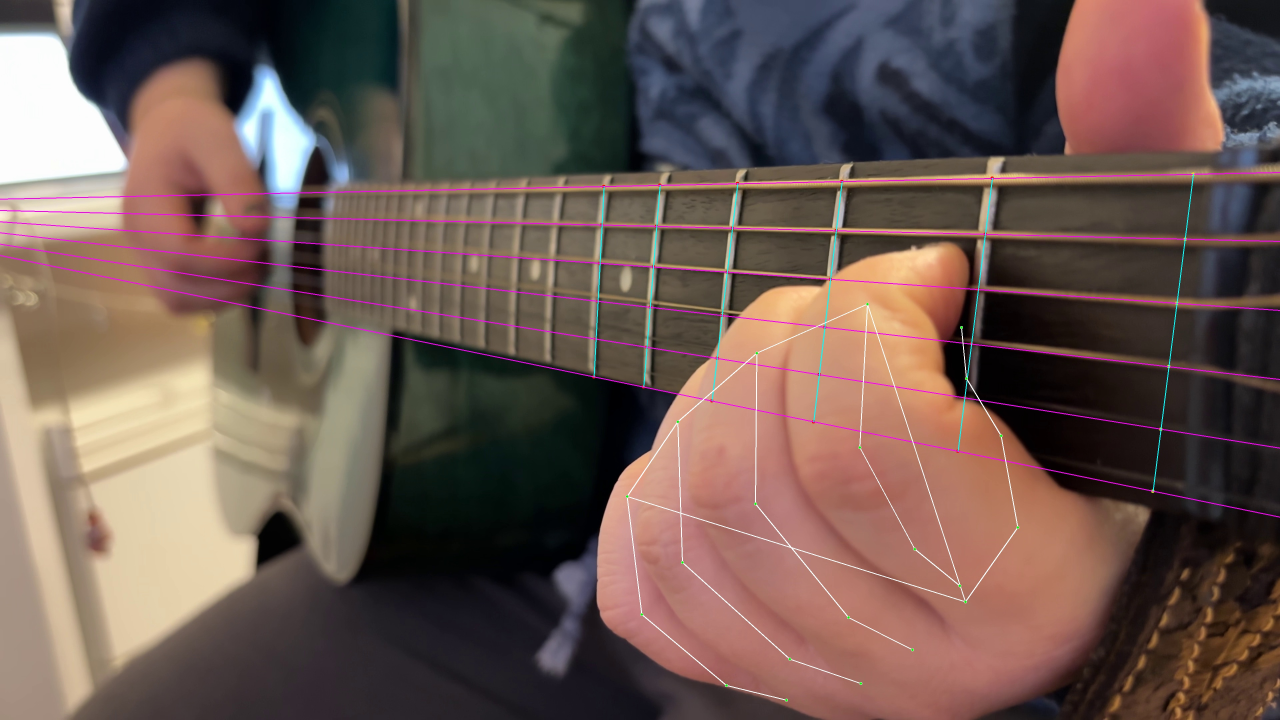
#> input picture data/extracted_features/visualizations/A_01_seg1_A.jpg, 3840 x 2160 px, found by its file name (shown at 1/3 size)
$ jupyter execute --allow-errors 02_feature_exraction.ipynb
#> lines starting #> are read from the running program, lines starting #| are printed output that depends on the picture
# Step 1: Restoration and Edge Map

[cell 1]
import cv2
import matplotlib.pyplot as plt
import os

# 1. Define the path to one of the processed frames from Day 1
# Make sure the filename matches exactly what is in your processed_frames folder!
processed_frame_path = "../data/processed_frames/A_01_seg1_A.jpg"

if not os.path.exists(processed_frame_path):
    print(f"Error: The file {processed_frame_path} does not exist. Check the name!")
else:
    # 2. Load the pre-processed image (it's already grayscale, equalized, and blurred)
    # We use cv2.IMREAD_GRAYSCALE to ensure it's loaded as a single-channel image
    processed_image = cv2.imread(processed_frame_path, cv2.IMREAD_GRAYSCALE)
#> processed_image: shape (2160, 3840); min 0, max 255, mean 94.5

    # 3. Apply Canny Edge Detection using our validated thresholds (30, 90)
    LOWER_THRESH = 30
    UPPER_THRESH = 90
    edges = cv2.Canny(processed_image, LOWER_THRESH, UPPER_THRESH)
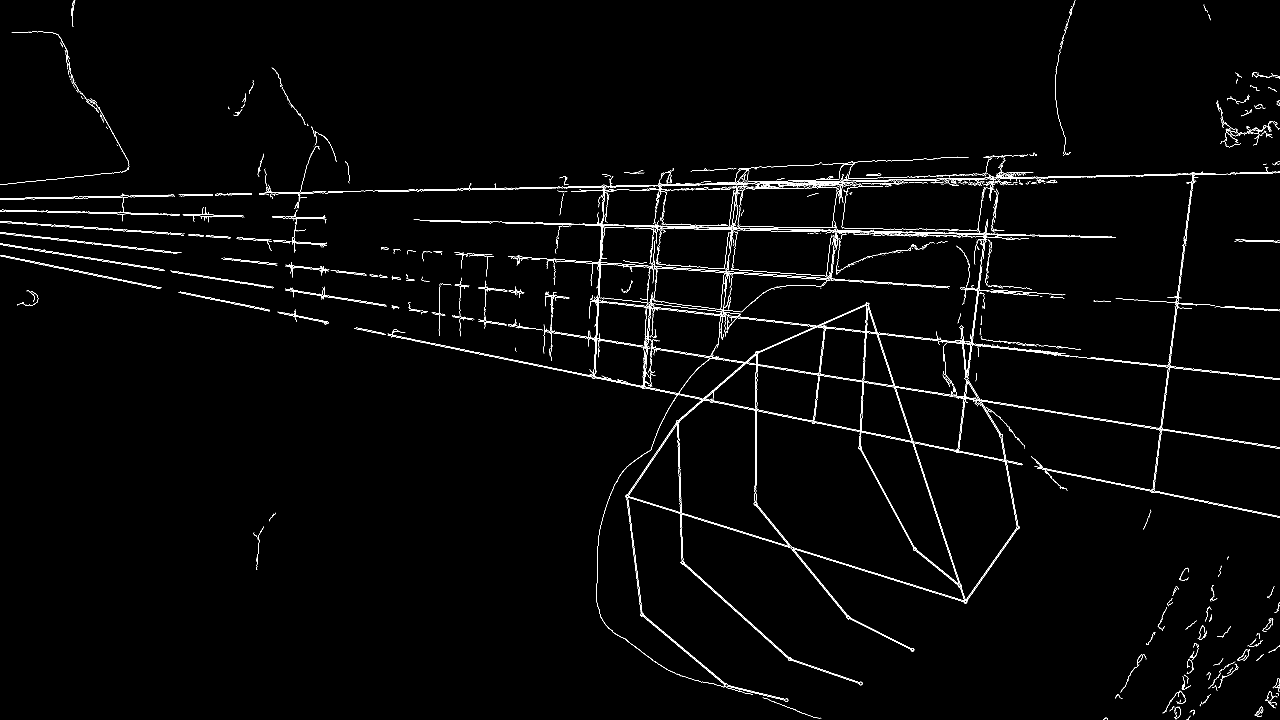
#> edges: shape (2160, 3840) (shown at 1/3 size); 1.2% white in thin lines or dots

    # 4. Display the result to confirm everything is working
    plt.figure(figsize=(12, 7))
    plt.imshow(edges, cmap='gray')
    plt.title(f'Step 1: Canny Edge Map (L:{LOWER_THRESH}, U:{UPPER_THRESH})')
    plt.axis('off')
    plt.show()

    print("--- Step 1 Successful: Edge map generated! ---")

# Step 2: MediaPipe landmarks

## First attempt [X]

[cell 2]
import cv2
import mediapipe as mp
import matplotlib.pyplot as plt

# 1. Initialize MediaPipe Hands
mp_hands = mp.solutions.hands
mp_drawing = mp.solutions.drawing_utils
mp_drawing_styles = mp.solutions.drawing_styles

# Initialize the Hands model with lower strictness and higher complexity
#> (the rest of this cell did not finish here and is left out)

## Second attempt (cropping)

[cell 3]
import cv2
import mediapipe as mp
import matplotlib.pyplot as plt

mp_hands = mp.solutions.hands
mp_drawing = mp.solutions.drawing_utils

#> (the rest of this cell did not finish here and is left out)

# Step 3: Isolating Region of Interest

[cell 4]
import numpy as np
import cv2
import matplotlib.pyplot as plt

# 1. Retrieve the original Canny image (from Step 1) and crop it
# exactly as we did with the color image, so they match perfectly.
height, width = edges.shape
#> height = 2160; width = 3840
edges_cropped = edges[:, int(width * 0.40):].copy()
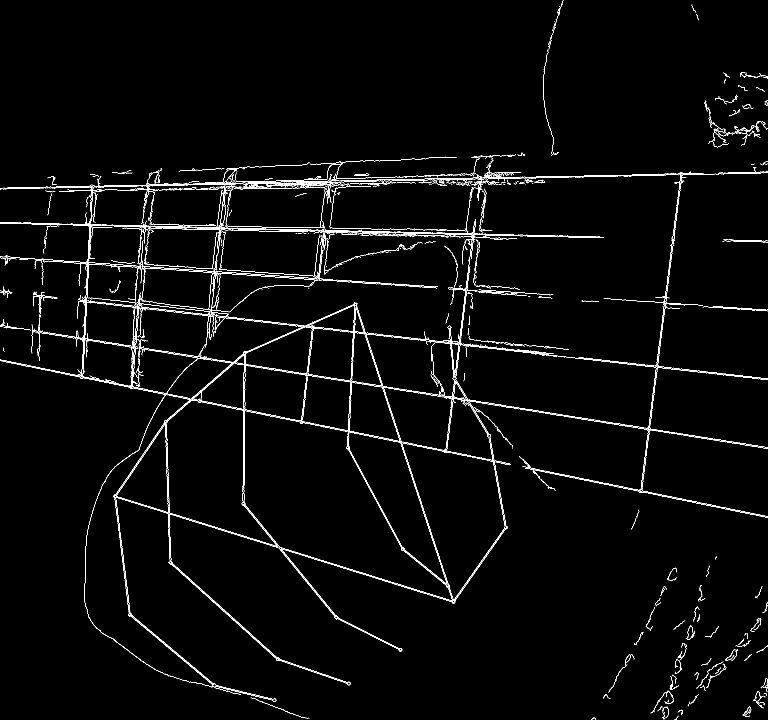
#> edges_cropped: shape (2160, 2304) (shown at 1/3 size); 1.6% white in thin lines or dots

# Ensure MediaPipe found the landmarks in the previous step
#> (the rest of this cell did not finish here and is left out)

## ROI second attempt

[cell 5]
import numpy as np
import cv2
import matplotlib.pyplot as plt

# 1. We start from a fresh copy of the FULL original Canny map (from Step 1)
# We do NOT crop it this time, we want to keep the beautiful strings on the left!
full_edges_masked = edges.copy()
height, width = full_edges_masked.shape

# This is the offset we used to crop the image for MediaPipe in Step 2
crop_offset_x = int(width * 0.40)
#> crop_offset_x = 1536

#> (the rest of this cell did not finish here and is left out)

[cell 6]
import numpy as np
import cv2
import matplotlib.pyplot as plt

# 1. Start with a fresh copy of the FULL Canny image from Step 1
# This ensures we have ALL the strings back
full_edges_refined = edges.copy()
height, width = full_edges_refined.shape

# 2. This must match the offset you used in Step 2 (40% of width)
crop_offset_x = int(width * 0.40)
cropped_width = width - crop_offset_x
#> cropped_width = 2304

#> (the rest of this cell did not finish here and is left out)

# Step 4: Probabilistic Hough Transform

[cell 7]
import cv2
import numpy as np
import matplotlib.pyplot as plt

# 1. Create a color copy of our masked Canny image to draw colored lines on it
# (Since the original is grayscale/binary, we need 3 channels for RGB colors)
hough_img = cv2.cvtColor(full_edges_masked, cv2.COLOR_GRAY2BGR)
#> hough_img: shape (2160, 3840, 3); 1.2% white in thin lines or dots

# 2. Apply Probabilistic Hough Transform
# Parameters to tweak if it fails:
# - threshold: minimum number of votes (intersections) to be considered a line
# - minLineLength: minimum length of a line segment (pixels)
# - maxLineGap: maximum allowed gap between points on the same line to link them! (The "bridge")
lines = cv2.HoughLinesP(
    full_edges_masked,
    rho=1,
    theta=np.pi/180,
    threshold=40,
    minLineLength=60,
    maxLineGap=25
)
#> lines = 701 rows, first 6: [1534, 773, 2509, 841], [1975, 1046, 3839, 1342], [1632, 994, 3622, 1310], [550, 584, 631, 583], [1525, 768, 2848, 860], [902, 875, 1196, 921]

strings_count = 0
frets_count = 0

if lines is not None:
    for line in lines:
        x1, y1, x2, y2 = line[0]

        # 3. Calculate the angle of the line to classify it as String (Horizontal) or Fret (Vertical)
        # We avoid division by zero using a small epsilon
        angle = np.abs(np.degrees(np.arctan2(y2 - y1, x2 - x1 + 1e-6)))

        # If the line is mostly horizontal (angle close to 0 or 180) -> STRING
        if angle < 15 or angle > 165:
            cv2.line(hough_img, (x1, y1), (x2, y2), (255, 0, 0), 2) # RED for strings
            strings_count += 1

        # If the line is mostly vertical (angle close to 90) -> FRET
        elif 75 < angle < 105:
            cv2.line(hough_img, (x1, y1), (x2, y2), (0, 0, 255), 2) # BLUE for frets
            frets_count += 1
#> this loop made 701 passes
#> (x1, y1, x2, y2, angle) on passes 1 to 12: (1534, 773, 2509, 841, 3.99), (1975, 1046, 3839, 1342, 9.02), (1632, 994, 3622, 1310, 9.02), (550, 584, 631, 583, 0.707), (1525, 768, 2848, 860, 3.98), (902, 875, 1196, 921, 8.89), (177, 759, 821, 861, 9), (2, 663, 980, 731, 3.98), (794, 581, 1028, 577, 0.979), (2129, 1074, 3839, 1345, 9.01), (1083, 572, 1703, 561, 1.02), (1371, 569, 1881, 560, 1.01)
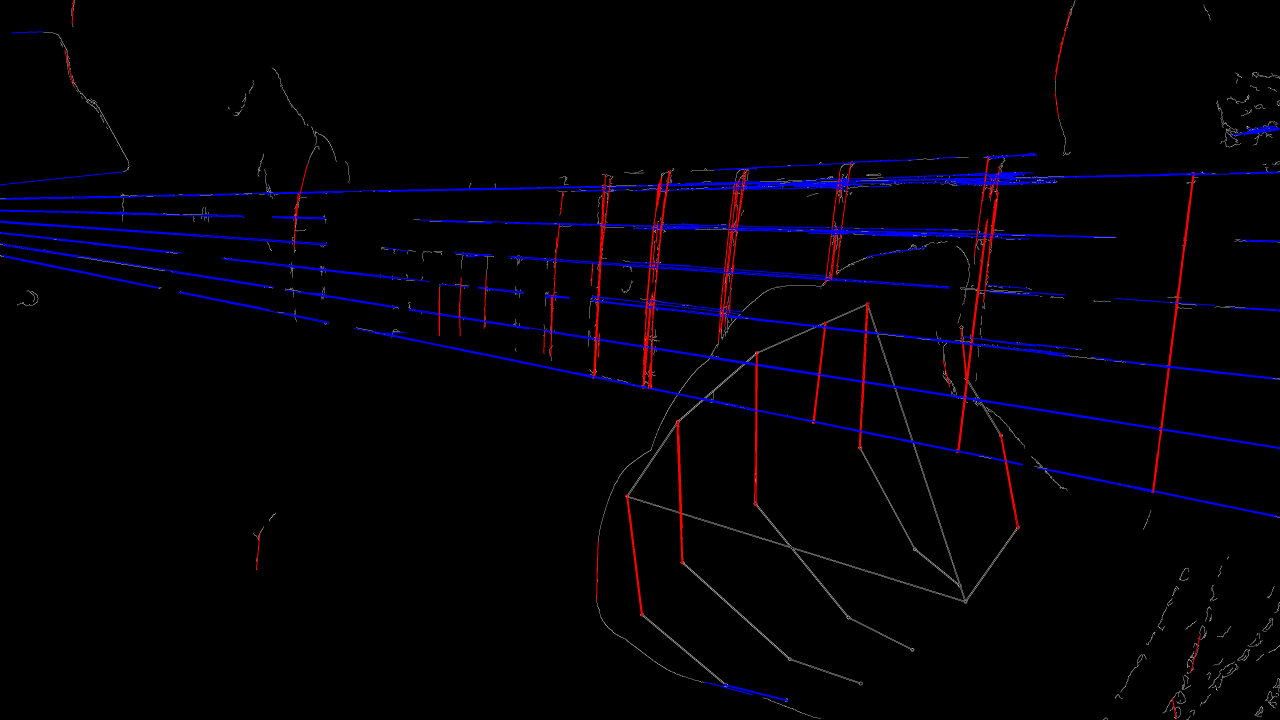
#> hough_img: shape (2160, 3840, 3) (shown at 1/3 size); mean B, G, R 6, 1.1, 2.9
#> after the loop, frets_count = 147; strings_count = 421

    print(f"Extraction Complete: Found {strings_count} string segments and {frets_count} fret segments.")
#| Extraction Complete: Found 421 string segments and 147 fret segments.
else:
    print("Failure: Hough Transform could not find any clear lines.")

# 4. Display the reality check
plt.figure(figsize=(12, 7))
plt.imshow(cv2.cvtColor(hough_img, cv2.COLOR_BGR2RGB))
plt.title(f'Step 4: Hough Lines (Strings: Red, Frets: Blue)')
plt.axis('off')
plt.show()

## Step 4: second attempt

[cell 8]
import cv2
import numpy as np
import matplotlib.pyplot as plt

# 1. Create color canvas
hough_img = cv2.cvtColor(full_edges_masked, cv2.COLOR_GRAY2BGR)

# ============================================
# PASS 1: STRING HUNTERS (Horizontal, Aggressive)
# ============================================
# We need a HUGE gap allowance to bridge the masked hand area
lines_horizontal = cv2.HoughLinesP(
    full_edges_masked,
    rho=1,
    theta=np.pi/180,
    threshold=30,      # Lower threshold to pick up faint string bits
    minLineLength=50,  # Strings must be somewhat long segments initially
    maxLineGap=150     # HUGE GAP: JUMP ACROSS THE BLACK HOLE!
)
#> lines_horizontal = 599 rows, first 6: [1146, 745, 3087, 881], [3, 734, 3839, 1342], [1180, 923, 3836, 1344], [25, 594, 1554, 567], [48, 739, 2684, 1157], [3352, 896, 3836, 930]

strings_count = 0
if lines_horizontal is not None:
    for line in lines_horizontal:
        x1, y1, x2, y2 = line[0]
        angle = np.abs(np.degrees(np.arctan2(y2 - y1, x2 - x1 + 1e-6)))

        # STRICT HORIZONTAL FILTER: Only angles very close to 0 or 180 (+/- 5 degrees)
        if angle < 5 or angle > 175:
            # DRAW RED FOR STRINGS (Corrected color logic)
            cv2.line(hough_img, (x1, y1), (x2, y2), (255, 0, 0), 2)
            strings_count += 1
#> this loop made 599 passes
#> (x1, y1, x2, y2, angle) on passes 1 to 12: (1146, 745, 3087, 881, 4.01), (3, 734, 3839, 1342, 9.01), (1180, 923, 3836, 1344, 9.01), (25, 594, 1554, 567, 1.01), (48, 739, 2684, 1157, 9.01), (3352, 896, 3836, 930, 4.02), (368, 793, 2995, 1210, 9.02), (650, 581, 3120, 537, 1.02), (2, 663, 980, 731, 3.98), (0, 663, 973, 731, 4), (1407, 565, 3143, 534, 1.02), (2201, 559, 3166, 542, 1.01)
#> line on passes 19 to 24: [[2498, 693, 3159, 705]], [[2184, 678, 2989, 692]], [[1505, 665, 2778, 709]], [[1834, 1478, 2901, 1804]], [[2001, 549, 2543, 539]], [[1775, 1122, 3137, 1412]]
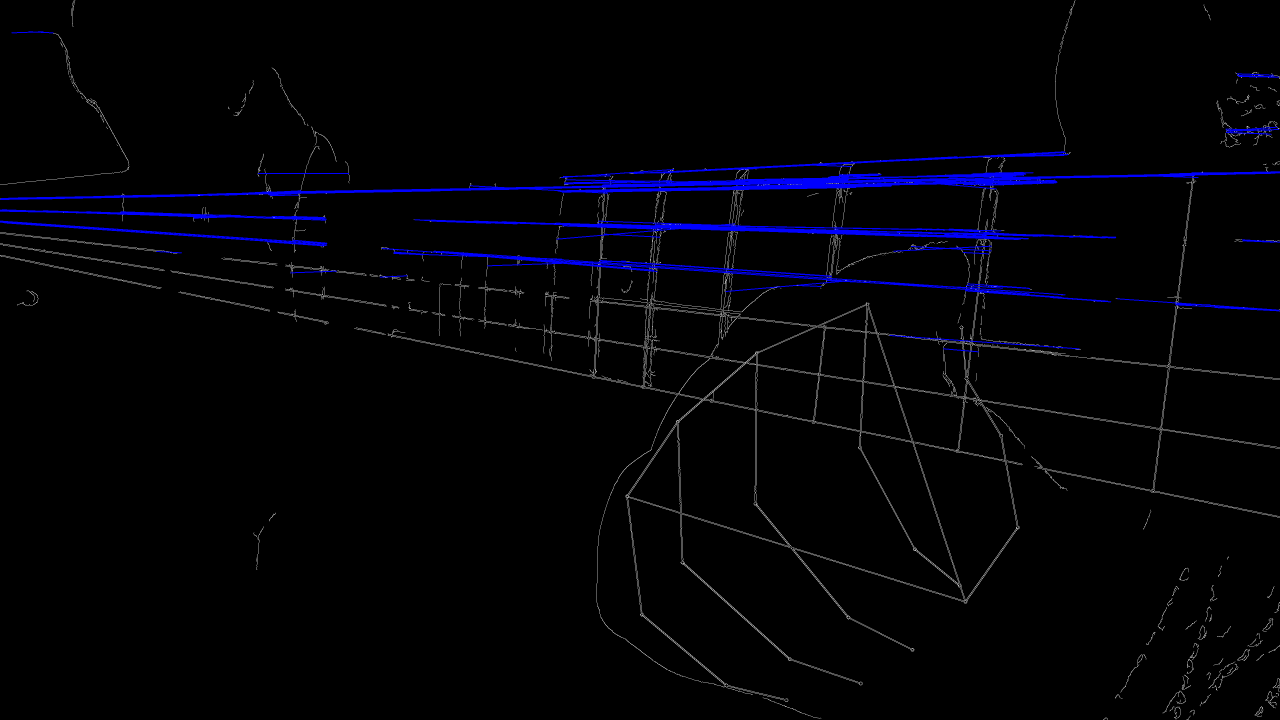
#> hough_img: shape (2160, 3840, 3) (shown at 1/3 size); mean B, G, R 6.7, 2.1, 2.1

# ============================================
# PASS 2: FRET HUNTERS (Vertical, Conservative)
# ============================================
lines_vertical = cv2.HoughLinesP(
    full_edges_masked,
    rho=1,
    theta=np.pi/180,
    threshold=40,      # Higher threshold: frets are strong solid lines
    minLineLength=30,  # Frets are shorter than strings
    maxLineGap=20      # Small gap: frets shouldn't have big breaks
)

frets_count = 0
if lines_vertical is not None:
    for line in lines_vertical:
        x1, y1, x2, y2 = line[0]
        angle = np.abs(np.degrees(np.arctan2(y2 - y1, x2 - x1 + 1e-6)))

        # STRICT VERTICAL FILTER: Only angles very close to 90 (+/- 8 degrees)
        # This should eliminate the guitar body curves
        if 82 < angle < 98:
            # DRAW BLUE FOR FRETS (Corrected color logic)
            cv2.line(hough_img, (x1, y1), (x2, y2), (0, 0, 255), 2)
            frets_count += 1
#> this loop made 987 passes
#> line on passes 1 to 3: [[1534, 773, 1619, 779]], [[2339, 1104, 3839, 1342]], [[1632, 994, 3314, 1261]]

print(f"Extraction Complete: Found {strings_count} horizontal segments and {frets_count} vertical segments.")
#| Extraction Complete: Found 181 horizontal segments and 151 vertical segments.

# 4. Display the new reality check
plt.figure(figsize=(12, 7))
plt.imshow(cv2.cvtColor(hough_img, cv2.COLOR_BGR2RGB))
plt.title(f'Step 4 Revised: Split Hough (Strings: Red, Frets: Blue)')
plt.axis('off')
plt.show()

#> (a cell that did not finish here is left out)

[cell 10]
# Create a canvas to draw our findings
final_viz = cv2.cvtColor(full_edges_refined, cv2.COLOR_GRAY2BGR)

# Apply Probabilistic Hough with balanced parameters
lines = cv2.HoughLinesP(
    full_edges_refined,
    rho=1,
    theta=np.pi/180,
    threshold=40,       # Number of votes to accept a line
    minLineLength=60,   # Minimum length of a string segment
    maxLineGap=100      # Distance to jump over the hand mask
)

strings_count = 0
frets_count = 0

if lines is not None:
    for line in lines:
        x1, y1, x2, y2 = line[0]
        # Calculate angle
        angle = np.abs(np.degrees(np.arctan2(y2 - y1, x2 - x1 + 1e-6)))

        # 1. STRINGS (Horizontal: 0° or 180°)
        if angle < 8 or angle > 172:
            cv2.line(final_viz, (x1, y1), (x2, y2), (255, 0, 0), 2) # RED
            strings_count += 1

        # 2. FRETS (Vertical: 90°)
        elif 80 < angle < 100:
            cv2.line(final_viz, (x1, y1), (x2, y2), (0, 0, 255), 2) # BLUE
            frets_count += 1
#> this loop made 550 passes
#> line on passes 1 to 3: [[1143, 746, 3084, 881]], [[1786, 1016, 3839, 1342]], [[794, 862, 3704, 1323]]
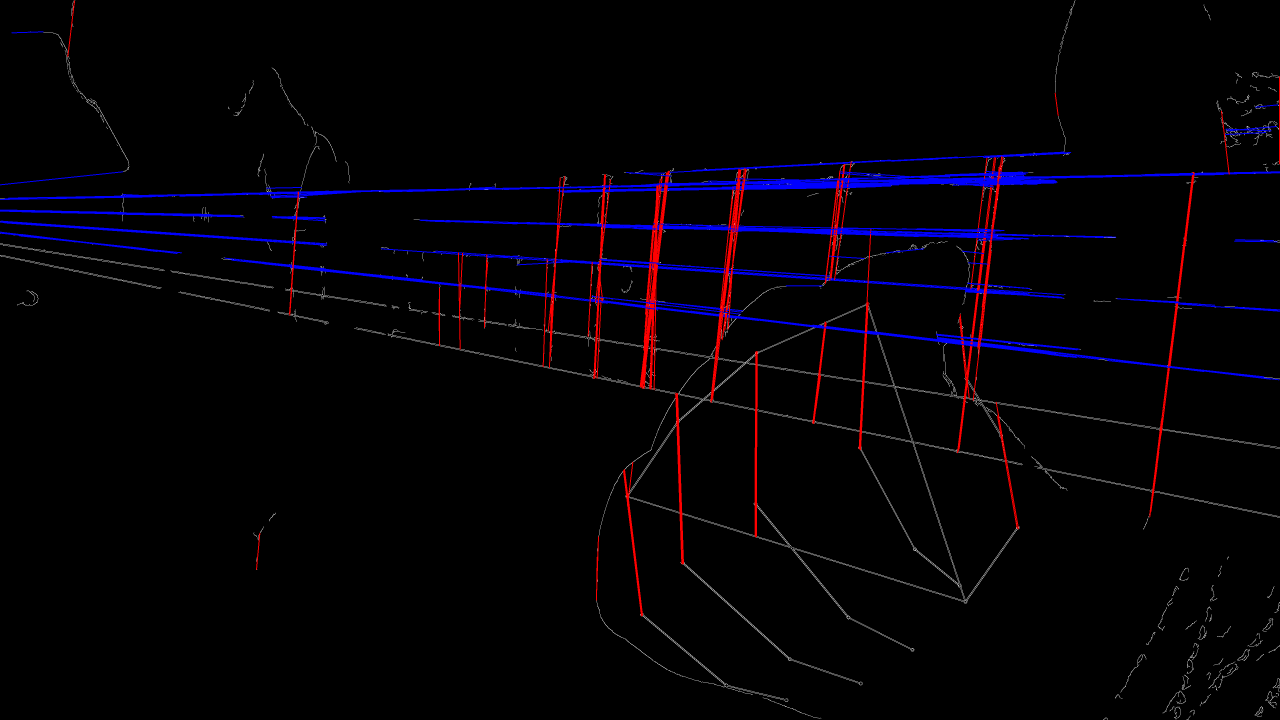
#> final_viz: shape (2160, 3840, 3) (shown at 1/3 size); mean B, G, R 6.1, 1.3, 4.1

print(f"Success! Found {strings_count} String segments and {frets_count} Fret segments.")
#| Success! Found 230 String segments and 117 Fret segments.

plt.figure(figsize=(12, 7))
plt.imshow(cv2.cvtColor(final_viz, cv2.COLOR_BGR2RGB))
plt.title('Step 4: Strings (Red) and Frets (Blue) - Rebuilt')
plt.axis('off')
plt.show()
